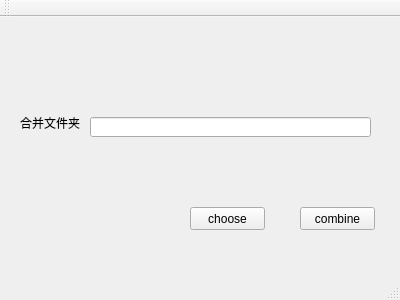
<?xml version="1.0" encoding="UTF-8"?>
<ui version="4.0">
 <class>MainWindow</class>
 <widget class="QMainWindow" name="MainWindow">
  <property name="geometry">
   <rect>
    <x>0</x>
    <y>0</y>
    <width>400</width>
    <height>300</height>
   </rect>
  </property>
  <property name="windowTitle">
   <string>MainWindow</string>
  </property>
  <widget class="QWidget" name="centralWidget">
   <widget class="QPushButton" name="pushButton">
    <property name="geometry">
     <rect>
      <x>300</x>
      <y>190</y>
      <width>75</width>
      <height>23</height>
     </rect>
    </property>
    <property name="text">
     <string>combine</string>
    </property>
   </widget>
   <widget class="QPushButton" name="choose">
    <property name="geometry">
     <rect>
      <x>190</x>
      <y>190</y>
      <width>75</width>
      <height>23</height>
     </rect>
    </property>
    <property name="text">
     <string>choose</string>
    </property>
   </widget>
   <widget class="QLineEdit" name="fileroad">
    <property name="geometry">
     <rect>
      <x>90</x>
      <y>100</y>
      <width>281</width>
      <height>20</height>
     </rect>
    </property>
   </widget>
   <widget class="QLabel" name="label">
    <property name="geometry">
     <rect>
      <x>20</x>
      <y>90</y>
      <width>81</width>
      <height>31</height>
     </rect>
    </property>
    <property name="text">
     <string>合并文件夹</string>
    </property>
   </widget>
  </widget>
  <widget class="QMenuBar" name="menuBar">
   <property name="geometry">
    <rect>
     <x>0</x>
     <y>0</y>
     <width>400</width>
     <height>23</height>
    </rect>
   </property>
  </widget>
  <widget class="QToolBar" name="mainToolBar">
   <attribute name="toolBarArea">
    <enum>TopToolBarArea</enum>
   </attribute>
   <attribute name="toolBarBreak">
    <bool>false</bool>
   </attribute>
  </widget>
  <widget class="QStatusBar" name="statusBar"/>
 </widget>
 <layoutdefault spacing="6" margin="11"/>
 <resources/>
 <connections/>
</ui>
